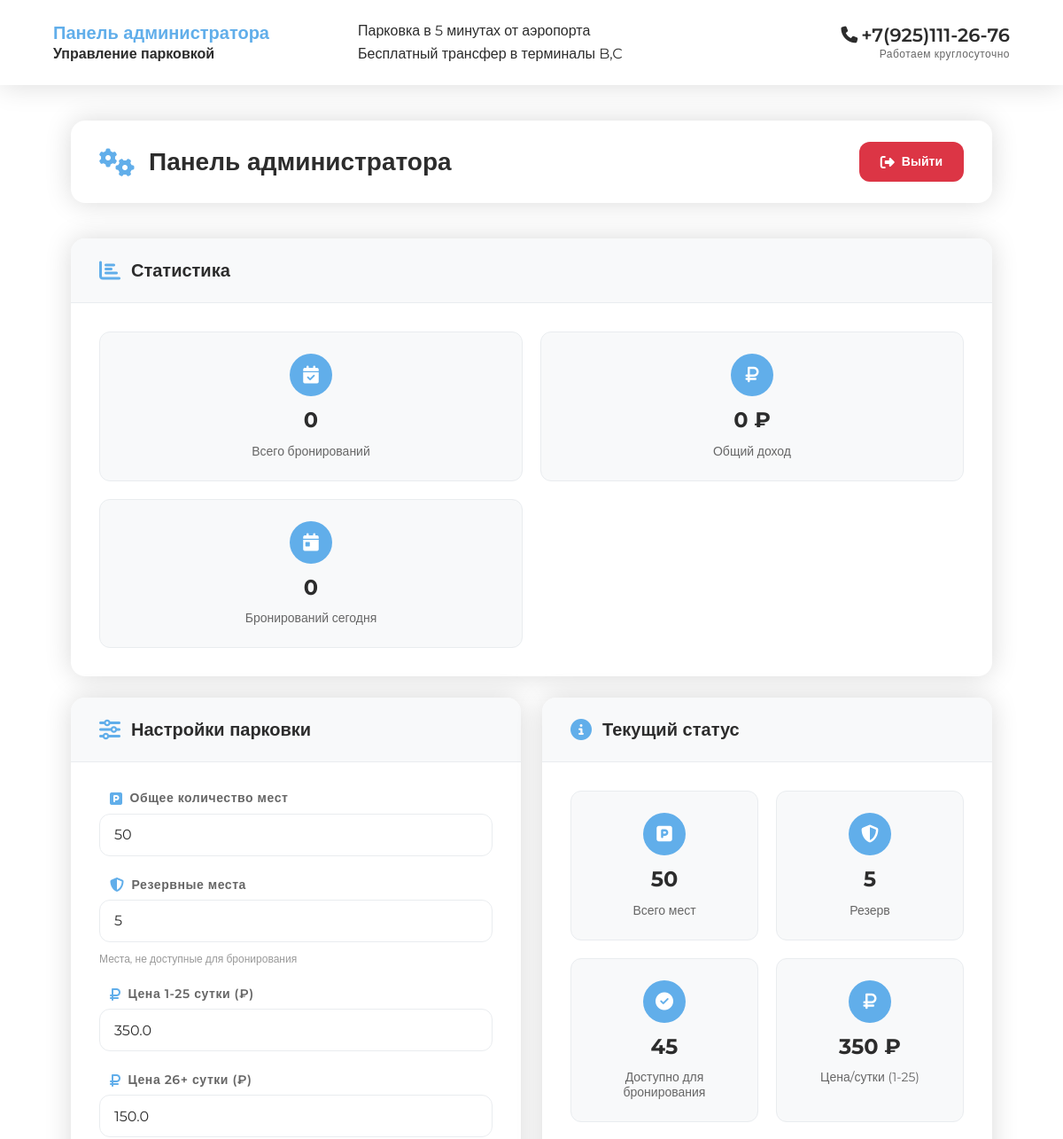
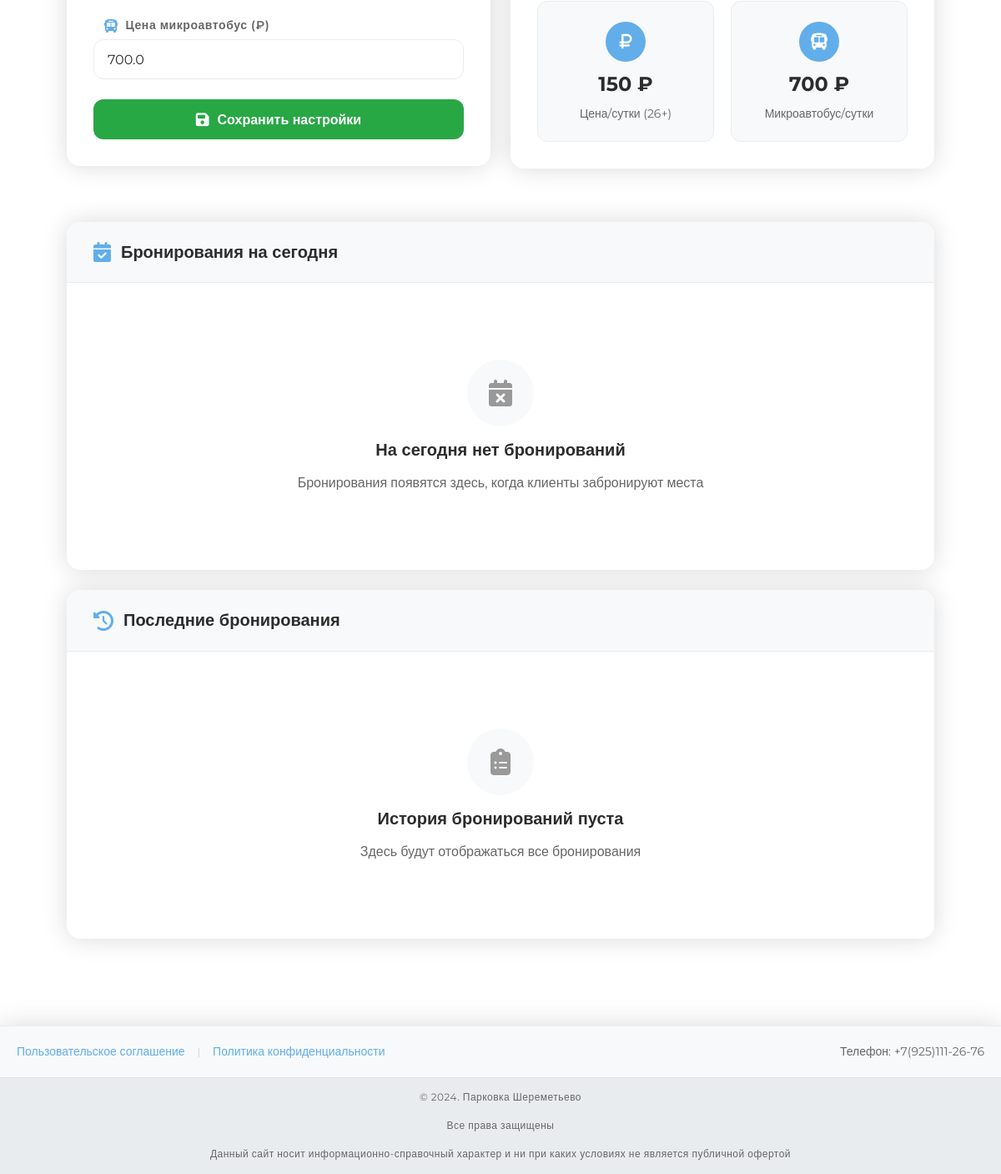
/admin (signed in), run on the app's committed database (2 pictures, top to bottom).
### models.py (models this page shows)
class ParkingSettings(db.Model):
    id = db.Column(db.Integer, primary_key=True)
    total_spots = db.Column(db.Integer, nullable=False, default=50)
    reserve_spots = db.Column(db.Integer, nullable=False, default=5)
    daily_price_1_25 = db.Column(db.Float, nullable=False, default=350.0)  # 1-25 сутки
    daily_price_26_plus = db.Column(db.Float, nullable=False, default=150.0)  # 26+ сутки
    minibus_price = db.Column(db.Float, nullable=False, default=700.0)  # Микроавтобус
    created_at = db.Column(db.DateTime, default=datetime.utcnow)
    updated_at = db.Column(db.DateTime, default=datetime.utcnow, onupdate=datetime.utcnow)

### routes.py (the view)
@app.route('/admin')
def admin_panel():
    if not session.get('admin_logged_in'):
        return redirect(url_for('admin_login'))
    settings = ParkingSettings.query.first()
    if not settings:
        settings = ParkingSettings()
        db.session.add(settings)
        db.session.commit()
    today = date.today()
    today_bookings = Booking.query.filter(
        Booking.start_date <= today,
        Booking.end_date >= today
    ).order_by(Booking.start_date).all()
    recent_bookings = Booking.query.order_by(Booking.created_at.desc()).limit(20).all()
    total_bookings = Booking.query.count()
    total_revenue = db.session.query(db.func.sum(Booking.total_amount)).scalar() or 0
    return render_template('admin.html',
                         settings=settings,
                         today_bookings=today_bookings,
                         recent_bookings=recent_bookings,
                         total_bookings=total_bookings,
                         total_revenue=total_revenue)

### templates/admin.html (shortened to what this page needs)
{% extends "base.html" %}
{% block content %}
<div class="main-container">
  <header class="main-header">
    <div class="header-content">
      <div class="header-left">
        <div class="header-title">
          <h1>Панель администратора</h1>
          <p>Управление парковкой</p>
        </div>
        <div class="header-info">
          <p>Парковка в 5 минутах от аэропорта</p>
          <p>Бесплатный трансфер в терминалы B,C</p>
        </div>
      </div>
      <div class="header-right">
        <div class="contact-info">
          <div class="phone-section">
            <i class="fas fa-phone"></i>
                            <span>+7(925)111-26-76</span>
          </div>
          <p>Работаем круглосуточно</p>
        </div>
      </div>
    </div>
  </header>
  <div class="main-content">
    <div class="admin-panel-header">
      <div class="admin-header-content">
        <div class="admin-title">
          <i class="fas fa-cogs"></i>
          <h2>Панель администратора</h2>
        </div>
        <a href="{{ url_for('admin_logout') }}" class="logout-btn">
          <i class="fas fa-sign-out-alt"></i>
          <span>Выйти</span>
        </a>
      </div>
    </div>
    <div class="admin-section full-width">
      <div class="section-card">
        <div class="section-header">
          <i class="fas fa-chart-bar"></i>
          <h3>Статистика</h3>
        </div>
        <div class="section-content">
          <div class="metrics-grid">
            <div class="metric-item">
              <div class="metric-icon">
                <i class="fas fa-calendar-check"></i>
              </div>
              <div class="metric-value">{{ total_bookings }}</div>
              <div class="metric-label">Всего бронирований</div>
            </div>
            <div class="metric-item">
              <div class="metric-icon">
                <i class="fas fa-ruble-sign"></i>
              </div>
              <div class="metric-value">{{ "%.0f"|format(total_revenue) }} ₽</div>
              <div class="metric-label">Общий доход</div>
            </div>
            <div class="metric-item">
              <div class="metric-icon">
                <i class="fas fa-calendar-day"></i>
              </div>
              <div class="metric-value">{{ today_bookings|length }}</div>
              <div class="metric-label">Бронирований сегодня</div>
            </div>
          </div>
        </div>
      </div>
    </div>
    <div class="admin-sections">
      <div class="admin-section">
        <div class="section-card">
          <div class="section-header">
            <i class="fas fa-sliders-h"></i>
            <h3>Настройки парковки</h3>
          </div>
          <div class="section-content">
            <form method="POST" action="{{ url_for('update_settings') }}" class="settings-form">
              <div class="form-group">
                <label for="total_spots">
                  <i class="fas fa-parking"></i>
                  <span>Общее количество мест</span>
                </label>
                <input type="number" id="total_spots" name="total_spots"
                       value="{{ settings.total_spots }}" min="1" required>
              </div>
              <div class="form-group">
                <label for="reserve_spots">
                  <i class="fas fa-shield-alt"></i>
                  <span>Резервные места</span>
                </label>
                <input type="number" id="reserve_spots" name="reserve_spots"
                       value="{{ settings.reserve_spots }}" min="0" required>
                <div class="form-hint">Места, не доступные для бронирования</div>
              </div>
              <div class="form-group">
                <label for="daily_price_1_25">
                  <i class="fas fa-ruble-sign"></i>
                  <span>Цена 1-25 сутки (₽)</span>
                </label>
                <input type="number" id="daily_price_1_25" name="daily_price_1_25"
                       value="{{ settings.daily_price_1_25 }}" min="0" step="0.01" required>
              </div>
              <div class="form-group">
                <label for="daily_price_26_plus">
                  <i class="fas fa-ruble-sign"></i>
                  <span>Цена 26+ сутки (₽)</span>
                </label>
                <input type="number" id="daily_price_26_plus" name="daily_price_26_plus"
                       value="{{ settings.daily_price_26_plus }}" min="0" step="0.01" required>
              </div>
              <div class="form-group">
                <label for="minibus_price">
                  <i class="fas fa-bus"></i>
                  <span>Цена микроавтобус (₽)</span>
                </label>
                <input type="number" id="minibus_price" name="minibus_price"
                       value="{{ settings.minibus_price }}" min="0" step="0.01" required>
              </div>
              <button type="submit" class="save-btn">
                <i class="fas fa-save"></i>
                <span>Сохранить настройки</span>
              </button>
            </form>
          </div>
        </div>
      </div>
      <div class="admin-section">
        <div class="section-card">
          <div class="section-header">
            <i class="fas fa-info-circle"></i>
            <h3>Текущий статус</h3>
          </div>
          <div class="section-content">
            <div class="metrics-grid">
              <div class="metric-item">
                <div class="metric-icon">
                  <i class="fas fa-parking"></i>
                </div>
                <div class="metric-value">{{ settings.total_spots }}</div>
                <div class="metric-label">Всего мест</div>
              </div>
              <div class="metric-item">
                <div class="metric-icon">
                  <i class="fas fa-shield-alt"></i>
                </div>
                <div class="metric-value">{{ settings.reserve_spots }}</div>
                <div class="metric-label">Резерв</div>
              </div>
              <div class="metric-item">
                <div class="metric-icon">
                  <i class="fas fa-check-circle"></i>
                </div>
                <div class="metric-value">{{ settings.total_spots - settings.reserve_spots }}</div>
                <div class="metric-label">Доступно для бронирования</div>
              </div>
              <div class="metric-item">
                <div class="metric-icon">
                  <i class="fas fa-ruble-sign"></i>
                </div>
                <div class="metric-value">{{ "%.0f"|format(settings.daily_price_1_25) }} ₽</div>
                <div class="metric-label">Цена/сутки (1-25)</div>
              </div>
              <div class="metric-item">
                <div class="metric-icon">
                  <i class="fas fa-ruble-sign"></i>
                </div>
                <div class="metric-value">{{ "%.0f"|format(settings.daily_price_26_plus) }} ₽</div>
                <div class="metric-label">Цена/сутки (26+)</div>
              </div>
              <div class="metric-item">
                <div class="metric-icon">
                  <i class="fas fa-bus"></i>
                </div>
                <div class="metric-value">{{ "%.0f"|format(settings.minibus_price) }} ₽</div>
                <div class="metric-label">Микроавтобус/сутки</div>
              </div>
            </div>
          </div>
        </div>
      </div>
    </div>
    <div class="admin-section full-width">
      <div class="section-card">
        <div class="section-header">
          <i class="fas fa-calendar-check"></i>
          <h3>Бронирования на сегодня</h3>
        </div>
        <div class="section-content">
          {% if today_bookings %}
          <div class="table-container">
            <table class="admin-table">
              <thead>
                <tr>
                  <th>Тип транспорта</th>
                  <th>Имя</th>
                  <th>Телефон</th>
                  <th>Период</th>
                  <th>Сумма</th>
                </tr>
              </thead>
              <tbody>
                {% for booking in today_bookings %}
                <tr>
                  <td>{{ booking.vehicle_type }}</td>
                  <td>{{ booking.first_name }} {{ booking.last_name }}</td>
                  <td>{{ booking.phone }}</td>
                  <td>{{ booking.booking_start_date.strftime('%d.%m.%Y') }} - {{ booking.booking_end_date.strftime('%d.%m.%Y') }}</td>
                  <td>{{ "%.0f"|format(booking.total_amount) }} ₽</td>
                </tr>
                {% endfor %}
              </tbody>
            </table>
          </div>
          {% else %}
          <div class="empty-state">
            <div class="empty-icon">
              <i class="fas fa-calendar-times"></i>
            </div>
            <h4>На сегодня нет бронирований</h4>
            <p>Бронирования появятся здесь, когда клиенты забронируют места</p>
          </div>
          {% endif %}
        </div>
      </div>
    </div>
    <div class="admin-section full-width">
      <div class="section-card">
        <div class="section-header">
          <i class="fas fa-history"></i>
          <h3>Последние бронирования</h3>
        </div>
        <div class="section-content">
          {% if recent_bookings %}
          <div class="table-container">
            <table class="admin-table">
              <thead>
                <tr>
                  <th>Тип транспорта</th>
                  <th>Имя</th>
                  <th>Телефон</th>
                  <th>Период</th>
                  <th>Суток</th>
                  <th>Сумма</th>
                  <th>Создано</th>
                </tr>
              </thead>
              <tbody>
                {% for booking in recent_bookings %}
                <tr>
                  <td>
                    {% if booking.vehicle_type == 'minibus' %}
                      Микроавтобус
                    {% else %}
                      Легковой
                    {% endif %}
                  </td>
                  <td>{{ booking.first_name }} {{ booking.last_name }}</td>
                  <td>{{ booking.phone }}</td>
                  <td>{{ booking.start_date.strftime('%d.%m.%Y') }} - {{ booking.end_date.strftime('%d.%m.%Y') }}</td>
                  <td>{{ booking.total_days }}</td>
                  <td>{{ "%.0f"|format(booking.total_amount) }} ₽</td>
                  <td>{{ booking.created_at.strftime('%d.%m.%Y %H:%M') }}</td>
                </tr>
                {% endfor %}
              </tbody>
            </table>
          </div>
          {% else %}
          <div class="empty-state">
            <div class="empty-icon">
              <i class="fas fa-clipboard-list"></i>
            </div>
            <h4>История бронирований пуста</h4>
            <p>Здесь будут отображаться все бронирования</p>
          </div>
          {% endif %}
        </div>
      </div>
    </div>
  </div>
{% endblock %}

### templates/base.html (shortened to what this page needs)
<!DOCTYPE html>
<html lang="ru">
<head>
    <link rel="stylesheet" href="https://cdnjs.cloudflare.com/ajax/libs/font-awesome/6.4.0/css/all.min.css">
    <link rel="stylesheet" href="{{ url_for('static', filename='css/style.css') }}">
</head>
<body{% if settings and settings.hourly_price is not none %} data-hourly-price="{{ settings.hourly_price }}"{% endif %}>
    <div class="container">
        {% block content %}{% endblock %}
        <footer class="footer">
            <div class="footer-content">
                <div class="footer-links">
                    <a href="/agreement.pdf" target="_blank">Пользовательское соглашение</a>
                    <span class="separator">|</span>
                    <a href="/policy.pdf" target="_blank">Политика конфиденциальности</a>
                </div>
                <div class="footer-contact">
                    <span>Телефон: +7(925)111-26-76</span>
                </div>
            </div>
            <div class="footer-bottom">
                <div class="container">
                    <p>© 2024. Парковка Шереметьево</p>
                    <p>Все права защищены</p>
                    <p>Данный сайт носит информационно-справочный характер и ни при каких условиях не является публичной офертой</p>
                </div>
            </div>
        </footer>
    </div>
</body>
</html>

### data on the page
ParkingSettings: total_spots "50", reserve_spots "5", daily_price_1_25 "350.0", daily_price_26_plus "150.0", minibus_price "700.0", settings.total_spots-settings.reserve_spots "45", daily_price_1_25 "350", daily_price_26_plus "150", minibus_price "700"

### other printed values
{{ total_bookings }} "0"
{{ "%.0f"|format(total_revenue) }} "0"
{{ today_bookings|length }} "0"
